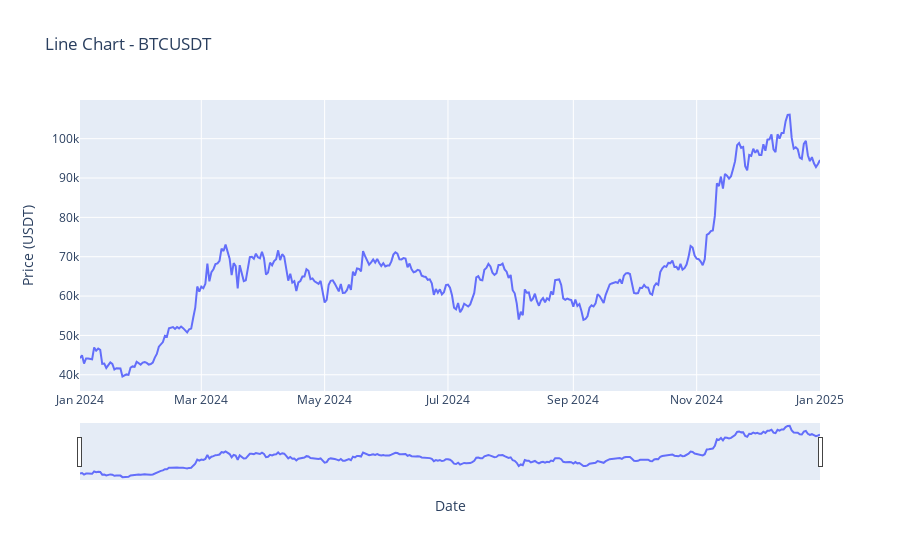

The notebook cell saved with this chart:
### Code cell
fig = go.Figure()
fig.add_trace(go.Scatter(x=df.index, y=df['Close'], mode='lines', name='Close Price'))
fig.update_layout(
    title='Line Chart - BTCUSDT',
    xaxis_title='Date',
    yaxis_title='Price (USDT)',
    xaxis_rangeslider_visible=True
)
fig.show()

### Figure 1 — Plotly figure (JSON) as saved in the notebook; plotly's stock layout.template omitted (floating-point values rounded to 4 significant figures; data arrays with more than 128 entries replaced by an {"elided": "..."} marker saying what was removed)
{"data": [{"mode": "lines", "name": "Close Price", "type": "scatter", "x": {"elided": "367 str values"}, "y": {"elided": "367 float values"}}], "layout": {"title": {"text": "Line Chart - BTCUSDT"}, "xaxis": {"rangeslider": {"visible": true}, "title": {"text": "Date"}}, "yaxis": {"title": {"text": "Price (USDT)"}}}}
